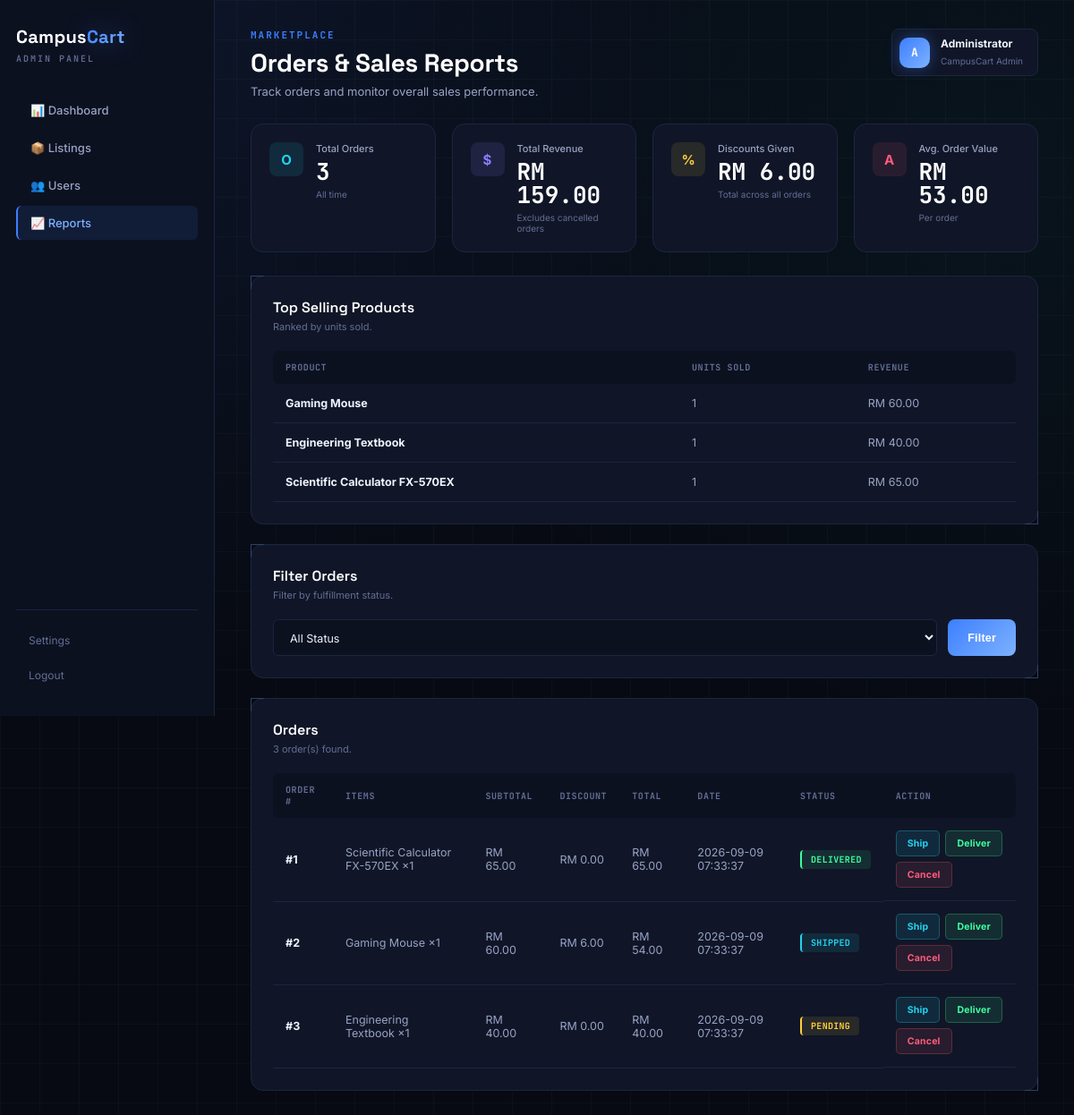
Before: /reports (signed in) with the older database file.
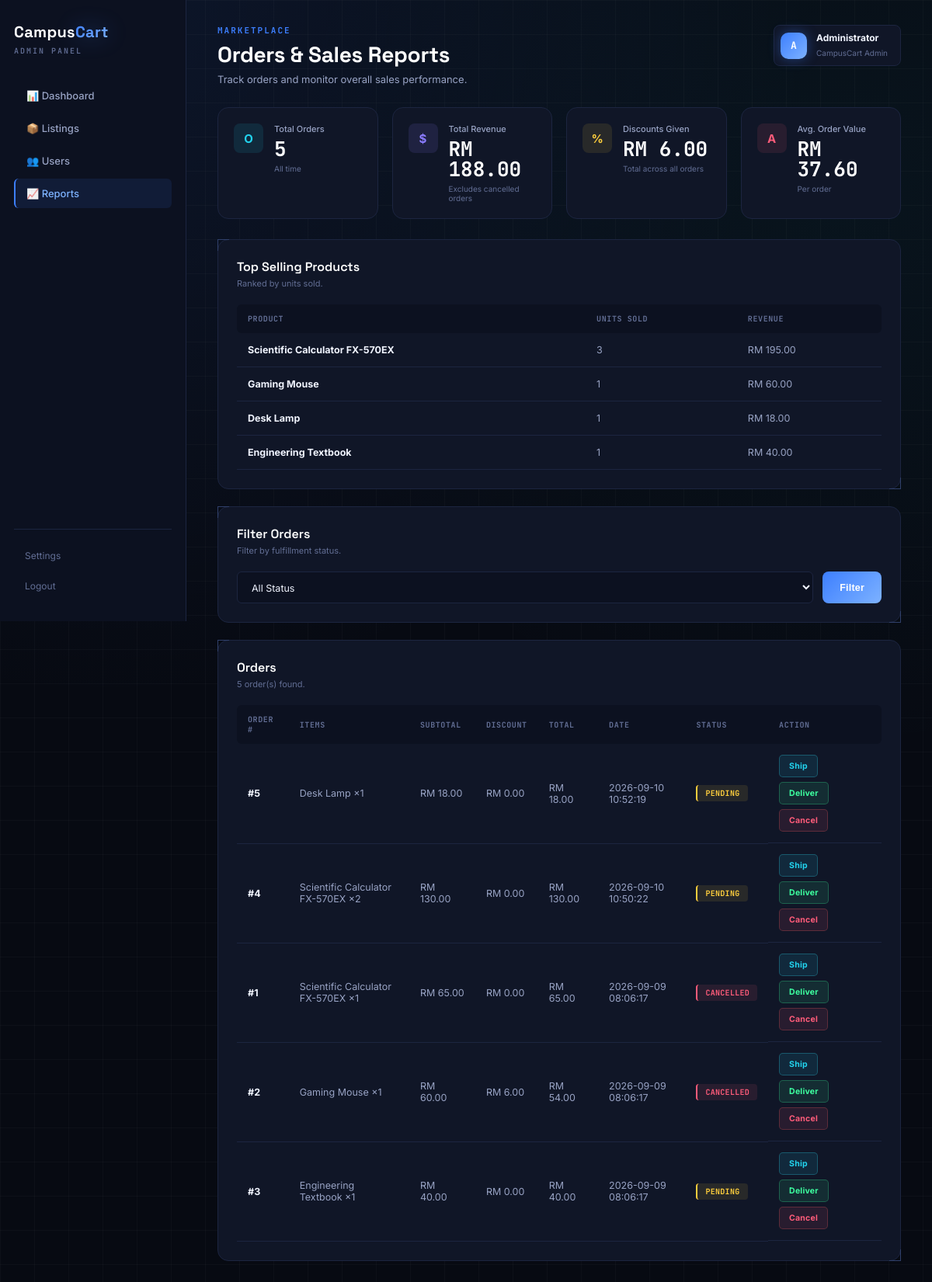
After: the same page with the newer database file.
### tables this page shows
CREATE TABLE products (
        id INTEGER PRIMARY KEY AUTOINCREMENT,
        name TEXT NOT NULL,
        seller TEXT NOT NULL,
        category TEXT NOT NULL,
        price REAL NOT NULL,
        stock INTEGER NOT NULL,
        status TEXT NOT NULL DEFAULT 'Pending'
    );

CREATE TABLE orders (
        id INTEGER PRIMARY KEY AUTOINCREMENT,
        user_id INTEGER NOT NULL,
        subtotal REAL NOT NULL,
        discount REAL NOT NULL DEFAULT 0,
        total REAL NOT NULL,
        status TEXT NOT NULL DEFAULT 'Pending',
        order_date TIMESTAMP DEFAULT CURRENT_TIMESTAMP
    );

CREATE TABLE order_items (
        id INTEGER PRIMARY KEY AUTOINCREMENT,
        order_id INTEGER NOT NULL,
        product_id INTEGER NOT NULL,
        quantity INTEGER NOT NULL,
        price REAL NOT NULL
    );

### app.py (the view)
@app.route("/reports")
@admin_required
def reports():
    status = request.args.get("status", "all")
    orders = admin.get_all_orders(status)
    for order in orders:
        order["line_items"] = admin.get_order_items(order["id"])
    return render_template(
        "reports.html",
        orders=orders,
        selected_status=status,
        sales=admin.get_sales_summary(),
        top_products=admin.get_top_selling_products(),
    )

### admin_functions.py (called while the page is built)
def get_all_orders(status=None):
    connection = get_connection()
    cursor = connection.cursor()
    if status and status.lower() != "all":
        cursor.execute(
            "SELECT * FROM orders WHERE LOWER(status) = LOWER(?) ORDER BY order_date DESC",
            (status,)
        )
    else:
        cursor.execute("SELECT * FROM orders ORDER BY order_date DESC")
    orders = [dict(row) for row in cursor.fetchall()]
    connection.close()
    return orders

def get_order_items(order_id):
    connection = get_connection()
    cursor = connection.cursor()
    cursor.execute("""
        SELECT order_items.*, products.name AS product_name
        FROM order_items
        LEFT JOIN products ON products.id = order_items.product_id
        WHERE order_items.order_id = ?
    """, (order_id,))
    items = [dict(row) for row in cursor.fetchall()]
    connection.close()
    return items

### app.py (called while the page is built)
def admin_required(view):
    @wraps(view)
    def wrapped(*args, **kwargs):
        if session.get('role') != 'admin':
            return redirect(url_for('admin_login'))
        return view(*args, **kwargs)
    return wrapped

### templates/reports.html (shortened to what the changed rows need)
<!DOCTYPE html>
<html lang="en">
<head>
    <link rel="stylesheet" href="{{ url_for('static', filename='admin.css') }}">
</head>
<body>
<aside class="sidebar">
    <h2>Campus<span>Cart</span></h2>
</aside>
<main class="main">
    <header>
        <div>
            <h1>Orders &amp; Sales Reports</h1>
        </div>
    </header>
    <section class="stats">
        <div class="card">
            <div>
                <p>Total Orders</p>
                <h2>{{ sales.total_orders }}</h2>
                <small>All time</small>
            </div>
        </div>
        <div class="card">
            <div>
                <p>Total Revenue</p>
                <h2>RM {{ "%.2f"|format(sales.total_revenue) }}</h2>
                <small>Excludes cancelled orders</small>
            </div>
        </div>
        <div class="card">
            <div>
                <h2>RM {{ "%.2f"|format(sales.total_discount_given) }}</h2>
            </div>
        </div>
        <div class="card">
            <div>
                <p>Avg. Order Value</p>
                <h2>RM {{ "%.2f"|format(sales.average_order_value) }}</h2>
                <small>Per order</small>
            </div>
        </div>
    </section>
    <section class="panel">
        <div class="table-container">
            <table>
                <thead>
                    <tr>
                        <th>Product</th>
                        <th>Units Sold</th>
                        <th>Revenue</th>
                    </tr>
                </thead>
                <tbody>
                    {% for p in top_products %}
                    <tr>
                        <td><strong>{{ p.name }}</strong></td>
                        <td>{{ p.units_sold }}</td>
                        <td>RM {{ "%.2f"|format(p.revenue) }}</td>
                    </tr>
                    {% else %}
                    <tr><td colspan="3">No sales yet.</td></tr>
                    {% endfor %}
                </tbody>
            </table>
        </div>
    </section>
    <section class="panel">
        <div class="panel-title">
            <div>
                <h3>Orders</h3>
                <p>{{ orders|length }} order(s) found.</p>
            </div>
        </div>
        <div class="table-container">
            <table>
                <thead>
                    <tr>
                        <th>Order #</th>
                        <th>Items</th>
                        <th>Subtotal</th>
                        <th>Discount</th>
                        <th>Total</th>
                        <th>Date</th>
                        <th>Status</th>
                        <th>Action</th>
                    </tr>
                </thead>
                <tbody>
                    {% for order in orders %}
                    <tr>
                        <td><strong>#{{ order.id }}</strong></td>
                        <td>
                            {% for item in order.line_items %}
                                {{ item.product_name or 'Deleted product' }} &times;{{ item.quantity }}{% if not loop.last %}, {% endif %}
                            {% else %}
                                —
                            {% endfor %}
                        </td>
                        <td>RM {{ "%.2f"|format(order.subtotal) }}</td>
                        <td>RM {{ "%.2f"|format(order.discount) }}</td>
                        <td>RM {{ "%.2f"|format(order.total) }}</td>
                        <td>{{ order.order_date }}</td>
                        <td>
                            <span class="status {{ order.status|lower }}">
                                {{ order.status }}
                            </span>
                        </td>
                        <td class="action-cell">
                            <a href="{{ url_for('update_order_status', order_id=order.id, status='Shipped') }}" class="view-btn">Ship</a>
                            <a href="{{ url_for('update_order_status', order_id=order.id, status='Delivered') }}" class="approve-btn">Deliver</a>
                            <a href="{{ url_for('update_order_status', order_id=order.id, status='Cancelled') }}" class="reject-btn">Cancel</a>
                        </td>
                    </tr>
                    {% else %}
                    <tr><td colspan="8">No orders match this filter.</td></tr>
                    {% endfor %}
                </tbody>
            </table>
        </div>
    </section>
</main>
</body>
</html>

Changed rows visible on the page:
shown differently, row unchanged: products "Scientific Calculator FX-570EX": units_sold "1" → "3"; revenue "65.00" → "195.00"; moves up the list
now on this page (row unchanged): products: name "Desk Lamp", units_sold "1", revenue "18.00"
added orders: id "5", subtotal "18.00", discount "0.00", total "18.00", order_date "2026-09-10 10:52:19", status "PENDING"
added order_items: name "Desk Lamp", quantity "1", shown under "5"
added orders: id "4", subtotal "130.00", discount "0.00", total "130.00", order_date "2026-09-10 10:50:22", status "PENDING"
added order_items: name "Scientific Calculator FX-570EX", quantity "2", shown under "4"
changed orders id 1: order_date "2026-09-09 07:33:37" → "2026-09-09 08:06:17"; status "DELIVERED" → "CANCELLED"
changed orders id 2: order_date "2026-09-09 07:33:37" → "2026-09-09 08:06:17"; status "SHIPPED" → "CANCELLED"
changed orders id 3: order_date "2026-09-09 07:33:37" → "2026-09-09 08:06:17"
Other visible differences:
{{ sales.total_orders }}: "3" → "5"
{{ "%.2f"|format(sales.total_revenue) }}: "159.00" → "188.00"
{{ "%.2f"|format(sales.average_order_value) }}: "53.00" → "37.60"
{{ orders|length }}: "3" → "5"
